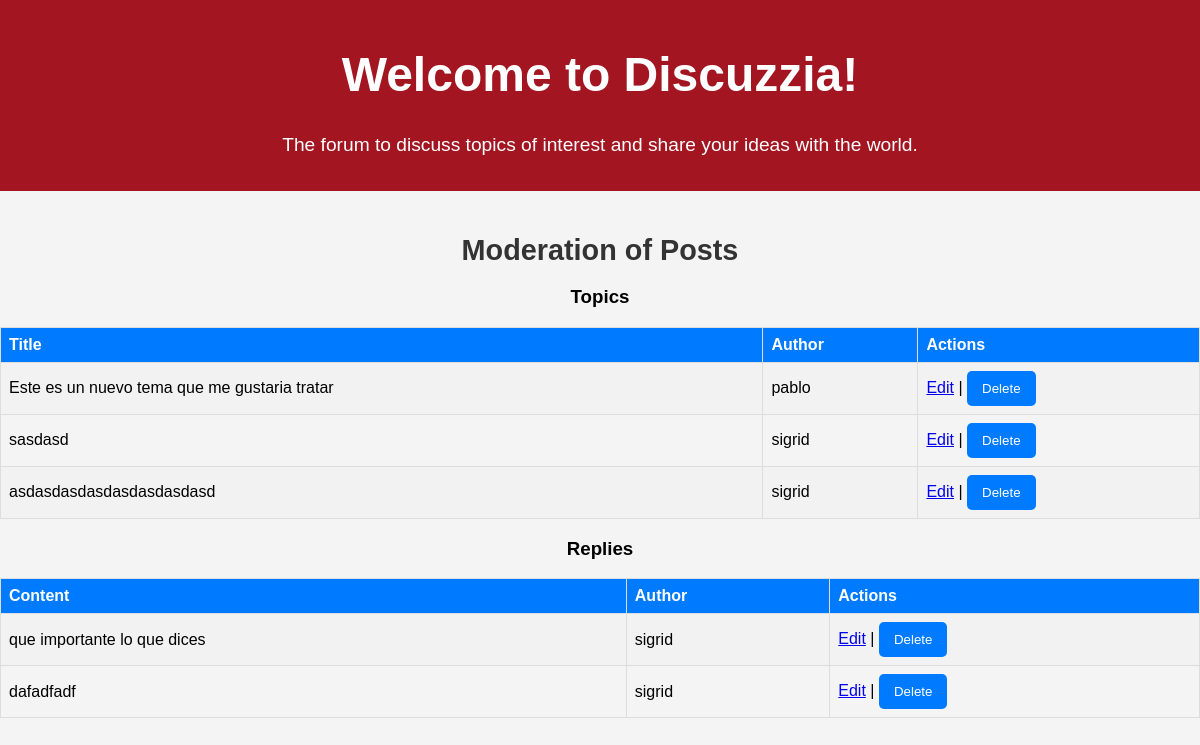
Page /moderation/ (signed in) on the earlier database version.
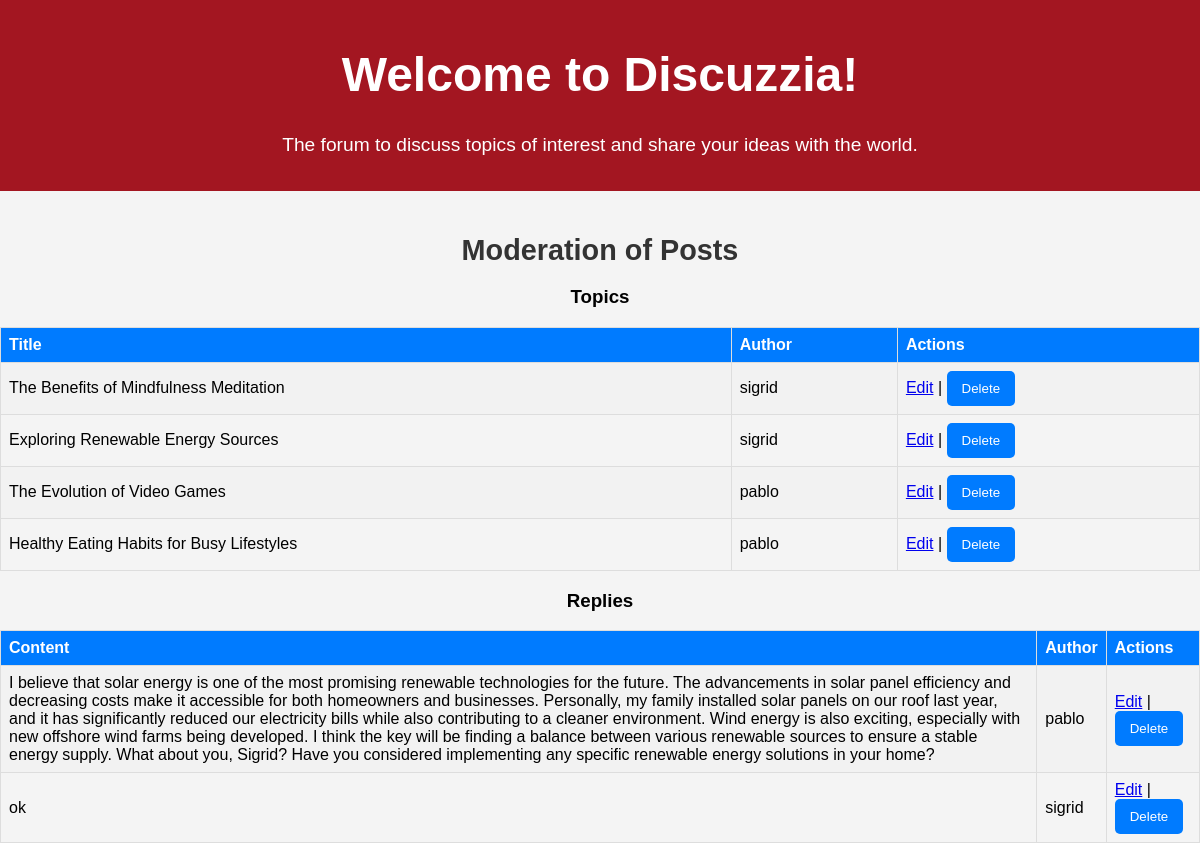
Same page on the later database version.
### forum/models.py (models this page shows, shortened)
class Topic(models.Model):
    title = models.CharField(max_length=200)  # Title of the topic
    author = models.ForeignKey(User, on_delete=models.CASCADE)  # User who created the topic
    content = models.TextField()  # Content of the topic
    created_at = models.DateTimeField(auto_now_add=True)  # Timestamp when the topic was created
    updated_at = models.DateTimeField(auto_now=True)  # Timestamp when the topic was last updated

class Reply(models.Model):
    topic = models.ForeignKey(Topic, related_name='replies', on_delete=models.CASCADE)  # Topic to which the reply belongs
    author = models.ForeignKey(User, on_delete=models.CASCADE)  # User who wrote the reply
    content = models.TextField()  # Content of the reply
    created_at = models.DateTimeField(auto_now_add=True)  # Timestamp when the reply was created
    updated_at = models.DateTimeField(auto_now=True)  # Timestamp when the reply was last updated

### forum/views.py (the view)
# urls.py: path('moderation/', views.moderation, name='moderation'),  # Route for moderation
@login_required
def moderation(request):
    if not request.user.is_staff:  # Check if the user is an admin
        return redirect('index')  # Redirect to the home page if not admin
    topics = Topic.objects.all()  # Get all topics
    replies = Reply.objects.all()  # Get all replies
    return render(request, 'forum/moderation.html', {'topics': topics, 'replies': replies})

### forum/templates/forum/moderation.html (shortened to what this page needs)
{% load static %}
<!DOCTYPE html>
<html lang="en">
<head>
    <link rel="stylesheet" href="{% static 'forum.css' %}">
    <link rel="stylesheet" href="{% static 'index.css' %}">
</head>
<body>
    {% include 'includes/header.html' %}
<div class="moderation-container">
    <h2>Moderation of Posts</h2>
    <h3>Topics</h3>
    <table class="table">
        <tr>
            <th>Title</th>
            <th>Author</th>
            <th>Actions</th>
        </tr>
        {% for topic in topics %}
        <tr>
            <td>{{ topic.title }}</td>
            <td>{{ topic.author.username }}</td>
            <td>
                <a href="{% url 'edit_topic' topic.id %}">Edit</a> |
                <form action="{% url 'delete_topic' topic.id %}" method="POST" style="display:inline;">
                    <button type="submit">Delete</button>
                </form>
            </td>
        </tr>
        {% endfor %}
    </table>
    <h3>Replies</h3>
    <table class="table">
        <tr>
            <th>Content</th>
            <th>Author</th>
            <th>Actions</th>
        </tr>
        {% for reply in replies %}
        <tr>
            <td>{{ reply.content }}</td>
            <td>{{ reply.author.username }}</td>
            <td>
                <a href="{% url 'edit_reply' reply.id %}">Edit</a> |
                <form action="{% url 'delete_reply' reply.id %}" method="POST" style="display:inline;">
                    <button type="submit">Delete</button>
                </form>
            </td>
        </tr>
        {% endfor %}
    </table>
</div>
</body>
</html>

Differences in the rows shown:
removed Topic: title "Este es un nuevo tema que me gustaria tratar", author.username "pablo"
removed Topic: title "sasdasd", author.username "sigrid"
removed Topic: title "asdasdasdasdasdasdasdasd", author.username "sigrid"
removed Reply: content "que importante lo que dices", author.username "sigrid"
removed Reply: content "dafadfadf", author.username "sigrid"
added Topic: title "The Benefits of Mindfulness Meditation", author.username "sigrid"
added Topic: title "Exploring Renewable Energy Sources", author.username "sigrid"
added Topic: title "The Evolution of Video Games", author.username "pablo"
added Topic: title "Healthy Eating Habits for Busy Lifestyles", author.username "pablo"
added Reply: content "I believe that solar energy is one of the most promising renewable technologies for the future. The advancements in solar panel efficiency and decreasing costs make it accessible for both homeowners and businesses. Personally, my family installed solar panels on our roof last year, and it has significantly reduced our electricity bills while also contributing to a cleaner environment. Wind energy is also exciting, especially with new offshore wind farms being developed. I think the key will be finding a balance between various renewable sources to ensure a stable energy supply. What about you, Sigrid? Have you considered implementing any specific renewable energy solutions in your home?", author.username "pablo"
added Reply: content "ok", author.username "sigrid"
